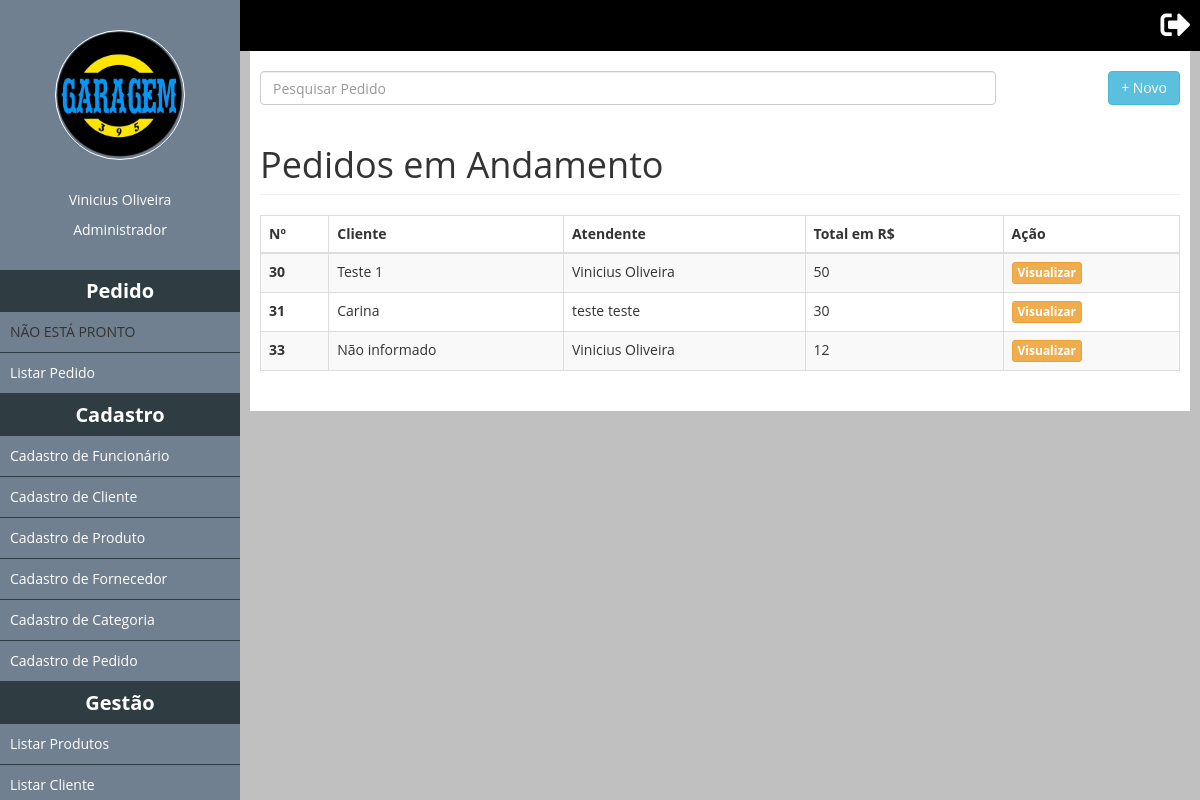
/ListaPedidos (signed in), run on the app's committed database.
### tables this page shows
CREATE TABLE `tb_pedido` (
  `idpedido` int(11) NOT NULL,
  `cliente` varchar(200) DEFAULT 'Não informado',
  `id_funcionario` int(11) NOT NULL,
  `status` char(1) NOT NULL,
  `clienteCad` bit(1) NOT NULL,
  `total` decimal(10,0) NOT NULL
);

CREATE TABLE `tb_funcionario` (
  `idfuncionario` int(11) NOT NULL,
  `cpf` char(14) NOT NULL,
  `nome` varchar(255) NOT NULL,
  `id_cargo` int(11) NOT NULL,
  `sobrenome` varchar(250) NOT NULL,
  `email` varchar(255) NOT NULL,
  `senha` varchar(100) NOT NULL,
  `status` tinyint(1) NOT NULL
);

### classes/Mysql.php (called while the page is built)
<?php
	class Mysql
	{
		private static $pdo;
		public static function conectar(){
			if(self::$pdo == null){
				try{
					self::$pdo = new PDO('mysql:host='.HOST.';dbname='.DATABASE,USER,PASSWORD,array(PDO::MYSQL_ATTR_INIT_COMMAND => 'SET NAMES utf8'));
					self::$pdo->setAttribute(PDO::ATTR_ERRMODE,PDO::ERRMODE_EXCEPTION);
				}catch(Exception $e){
					echo '<h2>Erro ao conectar.</h2>';
				}
			}
			return self::$pdo;
		}
	}
?>

### pages/ListaPedidos.php (the view, shortened to what this page needs)
<input id="pesquisaSlide" class="form-control left" placeholder="Pesquisar Pedido" />
<a href="<?php echo INCLUDE_PATH;?>CadastroPedido"><button type="button" class="btn btn-info right">+ Novo</button></a>
<h1 class="page-header">Pedidos em Andamento</h1>
			  <div class="table-responsive">
			    <table class="table table-striped table-bordered table-hover" id="list-thumbs">
			      	<thead>
				        <tr>
				          	<th>Nº</th>
				          	<th>Cliente</th>
				          	<th>Atendente</th>
				          	<th>Total em R$</th>
				          	<th>Ação</th>
				        </tr>
			      	</thead>
			      	<tbody>
			  			<?php
			  				$pedido = MySql::conectar()->prepare("
			  					SELECT idpedido, cliente,clienteCad, nome, sobrenome, tb_pedido.status, total, PA.id_cliente
			  					FROM `tb_pedido`
			  					INNER JOIN tb_aux_pedido PA
			  					ON PA.id_pedido = tb_pedido.idpedido
			  					INNER JOIN `tb_funcionario`
			  					ON id_funcionario = idfuncionario
			  					WHERE tb_pedido.status != 'F' AND tb_pedido.status != 'C' AND tb_pedido.status != 'R'
			  				");
			  				$pedido->execute();
			  				$pedido = $pedido->fetchAll();
			  				foreach ($pedido as $key => $value):
			  			?>
			        <tr>
			          <th><?php echo $value['idpedido'];?></th>
			          <td><?php echo $value['cliente'];?></td>
			          <td><?php echo $value['nome'].' '.$value['sobrenome'];?></td>
			          <td><?php echo $value['total'];?></td>
			          <td>
			          	<?php if($value['clienteCad'] == 1){ ?>
			            <a href="<?php echo INCLUDE_PATH;?>UpdatePedido?pedido=<?php echo $value['idpedido'];?>&id=<?php echo $value['id_cliente'];?>"><button class="btn btn-warning btn-xs" title="Alterar" data-toggle="modal" data-target="#myModal" type="submit">
			              		<strong>Vizualizar</strong>
			            </button>
			            </a>
			        <?php } else {?>
			            <a href="<?php echo INCLUDE_PATH;?>Comanda?pedido=<?php echo $value['idpedido'];?>"><button class="btn btn-warning btn-xs" title="Alterar" data-toggle="modal" data-target="#myModal" type="submit">
			              		<strong>Visualizar</strong>
			            </button>
			        	</a>
			        <?php }?>
			          </td>
			        </tr>
			        <?php endforeach;?>
			      </tbody>
			    </table>
			</div>
    	</div>
	</div>
</div>

### css/teste.css (style rules this page uses)
* { margin: 0; padding: 0; }
html, body { height: 100%; }
body { overflow-x: hidden; }
.left { float: left; }
.right { float: right; }
a { color: #fff; text-decoration: none; }
#pesquisaSlide { width: 80% !important; }

### css/style.css (style rules this page uses)
* { margin: 0; padding: 0; box-sizing: border-box; font-family: "Open Sans"; }
html, body { height: 100%; background-color: #DCDCDC; }
body { overflow-x: hidden; }

### data on the page
tb_pedido: idpedido "30", cliente "Teste 1", id_funcionario.nome "Vinicius", id_funcionario.sobrenome "Oliveira", total "50"
tb_pedido: idpedido "31", cliente "Carina", id_funcionario.nome "teste", id_funcionario.sobrenome "teste", total "30"
tb_pedido: idpedido "33", cliente "Não informado", id_funcionario.nome "Vinicius", id_funcionario.sobrenome "Oliveira", total "12"

### other printed values
$_SESSION['name'] "Vinicius Oliveira"
$_SESSION['cargo'] "Administrador"
